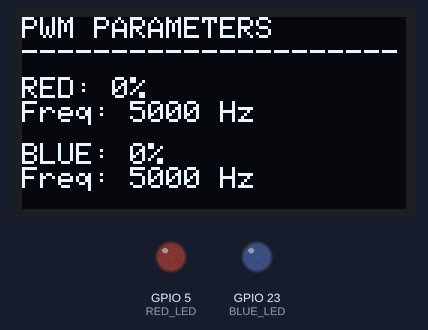
The program below on a simulated ESP32. Parts: 128×64 one-colour display, output pins drawn as LEDs (lit = HIGH).

Above: at 0.1 s.
At 9.19 s:
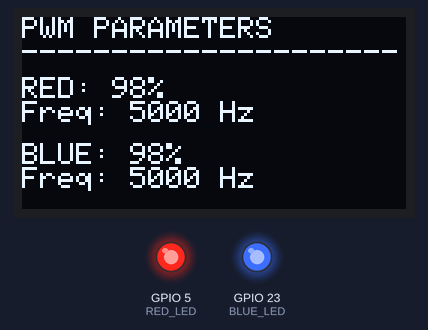
At 19.75 s:
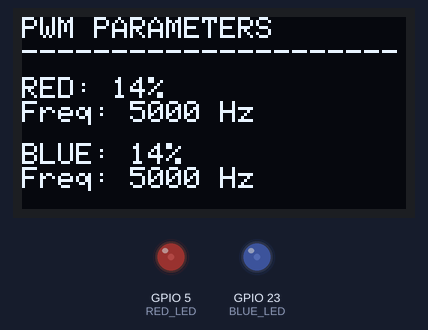
At 39.59 s:
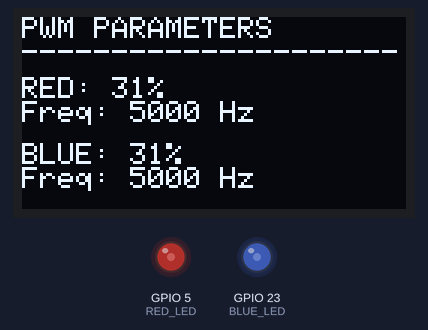
Timing chart, 0 to 40.0 s (numbered marks = the images above):
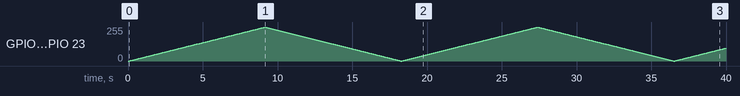

The program:

main.cpp
```cpp
#include <Arduino.h>
#include <Wire.h>
#include <Adafruit_GFX.h>
#include <Adafruit_SSD1306.h>

#define RED_LED 5
#define BLUE_LED 23

#define SCREEN_WIDTH 128
#define SCREEN_HEIGHT 64
#define OLED_RESET -1
#define OLED_ADDRESS 0x3C

#define RED_CHANNEL 0
#define BLUE_CHANNEL 1

#define PWM_FREQUENCY 5000
#define PWM_RESOLUTION 8
#define PWM_MAX_DUTY 255

Adafruit_SSD1306 display(
    SCREEN_WIDTH,
    SCREEN_HEIGHT,
    &Wire,
    OLED_RESET
);

int redDuty = 0;
int blueDuty = 0;

void updateOLED()
{
    int redPercent = (redDuty * 100) / PWM_MAX_DUTY;
    int bluePercent = (blueDuty * 100) / PWM_MAX_DUTY;

    display.clearDisplay();
    display.setTextSize(1);
    display.setTextColor(SSD1306_WHITE);

    display.setCursor(0, 0);
    display.println("PWM PARAMETERS");

    display.println("---------------------");

    display.setCursor(0, 20);
    display.print("RED: ");
    display.print(redPercent);
    display.println("%");

    display.print("Freq: ");
    display.print(PWM_FREQUENCY);
    display.println(" Hz");

    display.setCursor(0, 42);
    display.print("BLUE: ");
    display.print(bluePercent);
    display.println("%");

    display.print("Freq: ");
    display.print(PWM_FREQUENCY);
    display.println(" Hz");

    display.display();
}

void setup()
{
    Serial.begin(115200);

    Wire.begin();

    if (!display.begin(
            SSD1306_SWITCHCAPVCC,
            OLED_ADDRESS))
    {
        Serial.println("OLED initialization failed!");
        while (true)
        {
            delay(100);
        }
    }

    ledcSetup(RED_CHANNEL, PWM_FREQUENCY, PWM_RESOLUTION);
    ledcAttachPin(RED_LED, RED_CHANNEL);

    ledcSetup(BLUE_CHANNEL, PWM_FREQUENCY, PWM_RESOLUTION);
    ledcAttachPin(BLUE_LED, BLUE_CHANNEL);

    ledcWrite(RED_CHANNEL, 0);
    ledcWrite(BLUE_CHANNEL, 0);

    updateOLED();
}

void loop()
{
    // Both LEDs fade in
    for (int duty = 0; duty <= PWM_MAX_DUTY; duty++)
    {
        redDuty = duty;
        blueDuty = duty;

        ledcWrite(RED_CHANNEL, redDuty);
        ledcWrite(BLUE_CHANNEL, blueDuty);

        updateOLED();
        delay(10);
    }

    // Both LEDs fade out
    for (int duty = PWM_MAX_DUTY; duty >= 0; duty--)
    {
        redDuty = duty;
        blueDuty = duty;

        ledcWrite(RED_CHANNEL, redDuty);
        ledcWrite(BLUE_CHANNEL, blueDuty);

        updateOLED();
        delay(10);
    }
}
```
